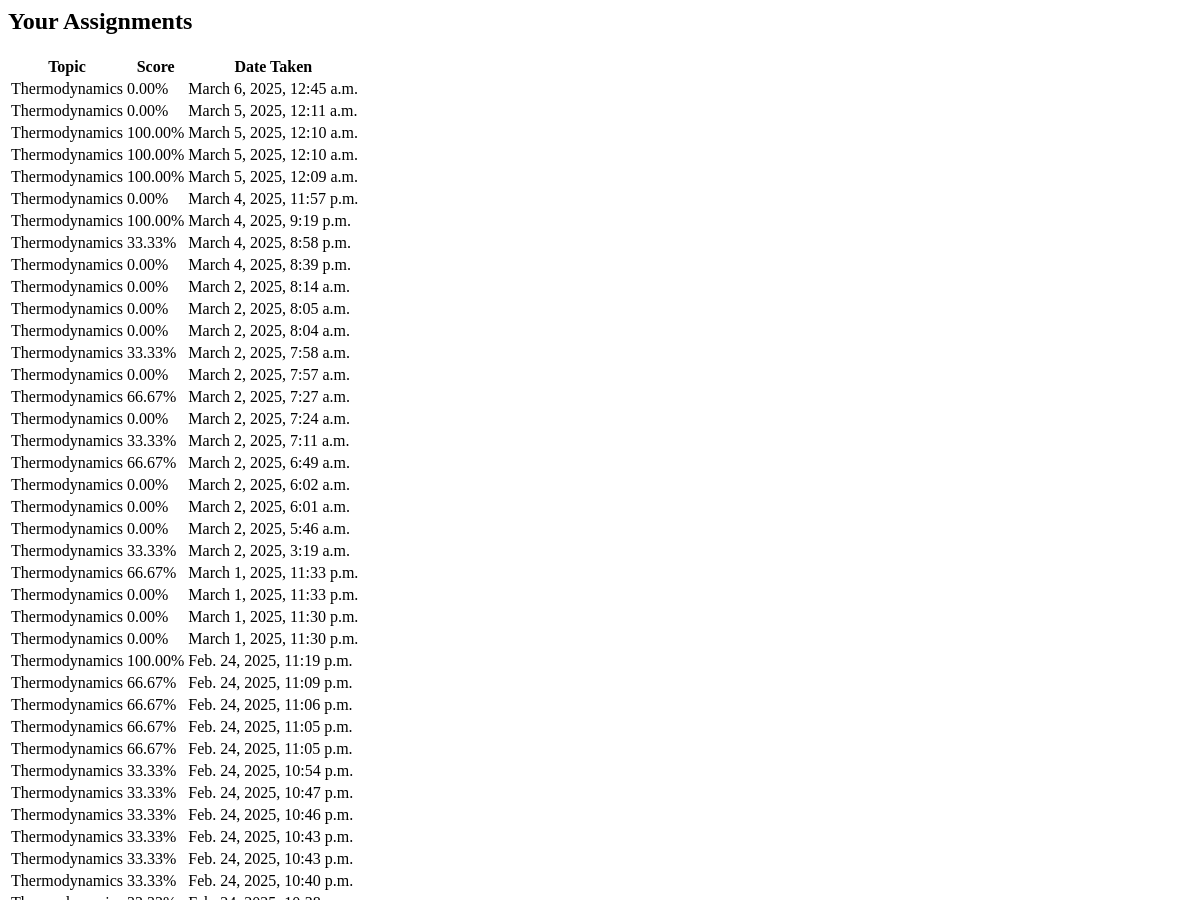
Page /profile/assignments/ (signed in, upper part) on the earlier database version.
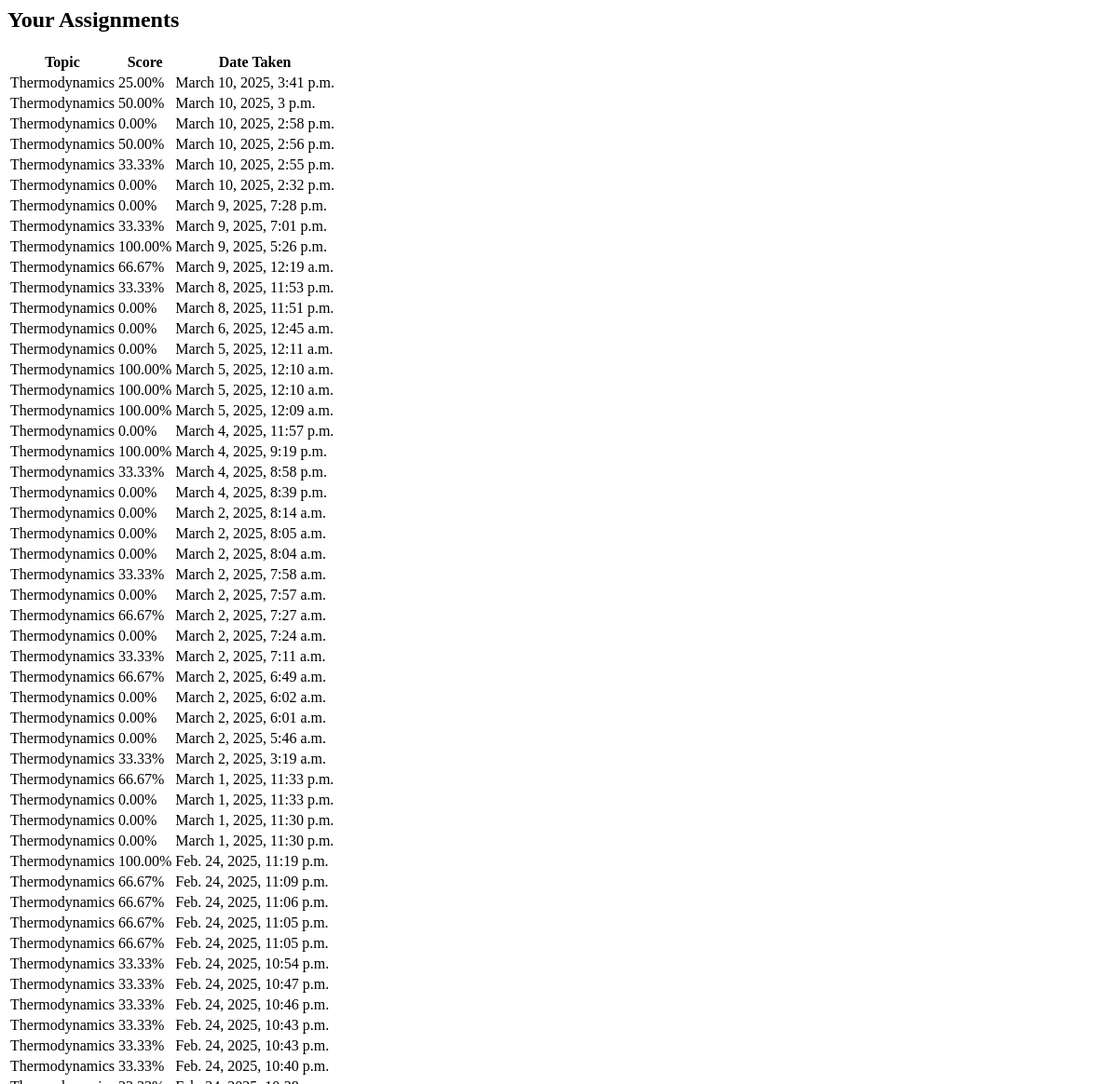
Same page on the later database version.
### my_app/models.py (models this page shows, shortened)
class Assessment(models.Model):
    assessment_id = models.AutoField(primary_key=True)
    student = models.ForeignKey(Student, on_delete=models.CASCADE, to_field="student_id")
    date_taken = models.DateTimeField(auto_now_add=True)
    score = models.DecimalField(max_digits=5, decimal_places=2, default=0.00)
    topic = models.ForeignKey(Topic, related_name="assessments", on_delete=models.CASCADE)
    level = models.CharField(max_length=15)
    questions = models.ManyToManyField(Question)

class Topic(models.Model):
    topic_id = models.AutoField(primary_key=True)
    topic_name = models.CharField(max_length=30)
    topic_order = models.IntegerField()
    def __str__(self):
        return self.topic_name

### my_app/views.py (the view)
# urls.py: path('profile/assignments/', student_assignments_view, name='student_assignments'),
@login_required
def student_assignments_view(request):
    student = get_object_or_404(Student, user=request.user)
    assignments = Assessment.objects.filter(student=student).order_by('-date_taken')  # Fetch assignments
    context = {
        'assignments': assignments,
        'username': request.user.username
    }
    return render(request, 'my_app/student_assignments.html', context)

### my_app/Templates/my_app/student_assignments.html (shortened to what this page needs)
{% block content %}
<h2>Your Assignments</h2>
<table>
    <tr>
        <th>Topic</th>
        <th>Score</th>
        <th>Date Taken</th>
    </tr>
    {% for assignment in assignments %}
    <tr>
        <td>{{ assignment.topic }}</td>
        <td>{{ assignment.score }}%</td>
        <td>{{ assignment.date_taken }}</td>
    </tr>
    {% empty %}
    <tr>
        <td colspan="3">No assignments taken yet.</td>
    </tr>
    {% endfor %}
</table>
{% endblock %}

Differences in the rows shown:
added Assessment: topic "Thermodynamics", score "25.00", date_taken "March 10, 2025, 3:41 p.m."
added Assessment: topic "Thermodynamics", score "50.00", date_taken "March 10, 2025, 3 p.m."
added Assessment: topic "Thermodynamics", score "0.00", date_taken "March 10, 2025, 2:58 p.m."
added Assessment: topic "Thermodynamics", score "50.00", date_taken "March 10, 2025, 2:56 p.m."
added Assessment: topic "Thermodynamics", score "33.33", date_taken "March 10, 2025, 2:55 p.m."
added Assessment: topic "Thermodynamics", score "0.00", date_taken "March 10, 2025, 2:32 p.m."
added Assessment: topic "Thermodynamics", score "0.00", date_taken "March 9, 2025, 7:28 p.m."
added Assessment: topic "Thermodynamics", score "33.33", date_taken "March 9, 2025, 7:01 p.m."
added Assessment: topic "Thermodynamics", score "100.00", date_taken "March 9, 2025, 5:26 p.m."
added Assessment: topic "Thermodynamics", score "66.67", date_taken "March 9, 2025, 12:19 a.m."
added Assessment: topic "Thermodynamics", score "33.33", date_taken "March 8, 2025, 11:53 p.m."
now on this page (row edited): Assessment: topic "Thermodynamics", score "0.00", date_taken "March 8, 2025, 11:51 p.m."
